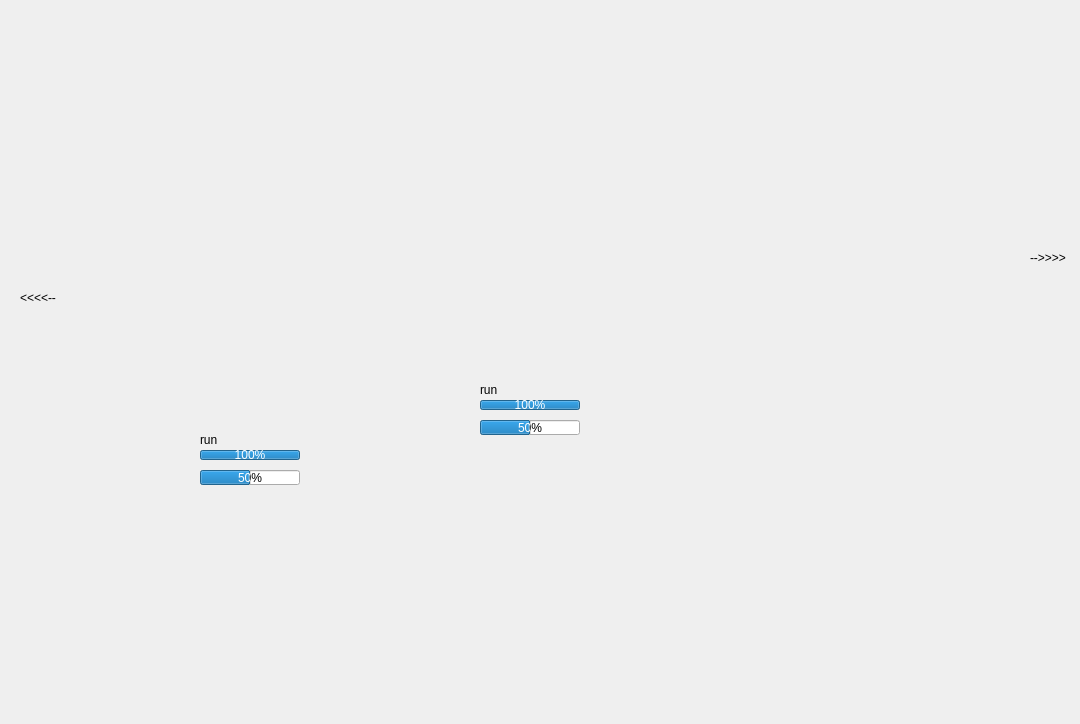
<?xml version="1.0" encoding="UTF-8"?>
<ui version="4.0">
 <class>game</class>
 <widget class="QWidget" name="game">
  <property name="geometry">
   <rect>
    <x>0</x>
    <y>0</y>
    <width>1080</width>
    <height>724</height>
   </rect>
  </property>
  <property name="windowTitle">
   <string>Form</string>
  </property>
  <widget class="QLabel" name="label_player1">
   <property name="geometry">
    <rect>
     <x>210</x>
     <y>470</y>
     <width>61</width>
     <height>131</height>
    </rect>
   </property>
   <property name="text">
    <string>&lt;html&gt;&lt;head/&gt;&lt;body&gt;&lt;p&gt;&lt;img src=&quot;:/charactor/res/Charactor_Red.png&quot;/&gt;&lt;/p&gt;&lt;/body&gt;&lt;/html&gt;</string>
   </property>
  </widget>
  <widget class="QLabel" name="label_player2">
   <property name="geometry">
    <rect>
     <x>490</x>
     <y>420</y>
     <width>51</width>
     <height>141</height>
    </rect>
   </property>
   <property name="text">
    <string>&lt;html&gt;&lt;head/&gt;&lt;body&gt;&lt;p&gt;&lt;img src=&quot;:/charactor/res/Charactor_Blue.png&quot;/&gt;&lt;/p&gt;&lt;/body&gt;&lt;/html&gt;</string>
   </property>
  </widget>
  <widget class="QProgressBar" name="progressBar_player2">
   <property name="geometry">
    <rect>
     <x>480</x>
     <y>400</y>
     <width>100</width>
     <height>10</height>
    </rect>
   </property>
   <property name="value">
    <number>100</number>
   </property>
  </widget>
  <widget class="QProgressBar" name="progressBar_go_2">
   <property name="geometry">
    <rect>
     <x>480</x>
     <y>420</y>
     <width>100</width>
     <height>15</height>
    </rect>
   </property>
   <property name="value">
    <number>50</number>
   </property>
  </widget>
  <widget class="QLabel" name="label">
   <property name="geometry">
    <rect>
     <x>0</x>
     <y>10</y>
     <width>54</width>
     <height>12</height>
    </rect>
   </property>
   <property name="text">
    <string/>
   </property>
  </widget>
  <widget class="QLabel" name="talk_1">
   <property name="geometry">
    <rect>
     <x>480</x>
     <y>380</y>
     <width>91</width>
     <height>20</height>
    </rect>
   </property>
   <property name="text">
    <string>run</string>
   </property>
  </widget>
  <widget class="QLabel" name="label_player1_zidan">
   <property name="geometry">
    <rect>
     <x>1030</x>
     <y>250</y>
     <width>41</width>
     <height>16</height>
    </rect>
   </property>
   <property name="text">
    <string>--&gt;&gt;&gt;&gt;</string>
   </property>
  </widget>
  <widget class="QLabel" name="label_player2_zidan">
   <property name="geometry">
    <rect>
     <x>20</x>
     <y>290</y>
     <width>41</width>
     <height>16</height>
    </rect>
   </property>
   <property name="text">
    <string>&lt;&lt;&lt;&lt;--</string>
   </property>
  </widget>
  <widget class="QProgressBar" name="progressBar_player1">
   <property name="geometry">
    <rect>
     <x>200</x>
     <y>450</y>
     <width>100</width>
     <height>10</height>
    </rect>
   </property>
   <property name="value">
    <number>100</number>
   </property>
  </widget>
  <widget class="QProgressBar" name="progressBar_go">
   <property name="geometry">
    <rect>
     <x>200</x>
     <y>470</y>
     <width>100</width>
     <height>15</height>
    </rect>
   </property>
   <property name="value">
    <number>50</number>
   </property>
  </widget>
  <widget class="QLabel" name="talk_2">
   <property name="geometry">
    <rect>
     <x>200</x>
     <y>430</y>
     <width>158</width>
     <height>20</height>
    </rect>
   </property>
   <property name="text">
    <string>run</string>
   </property>
  </widget>
 </widget>
 <resources/>
 <connections/>
</ui>
